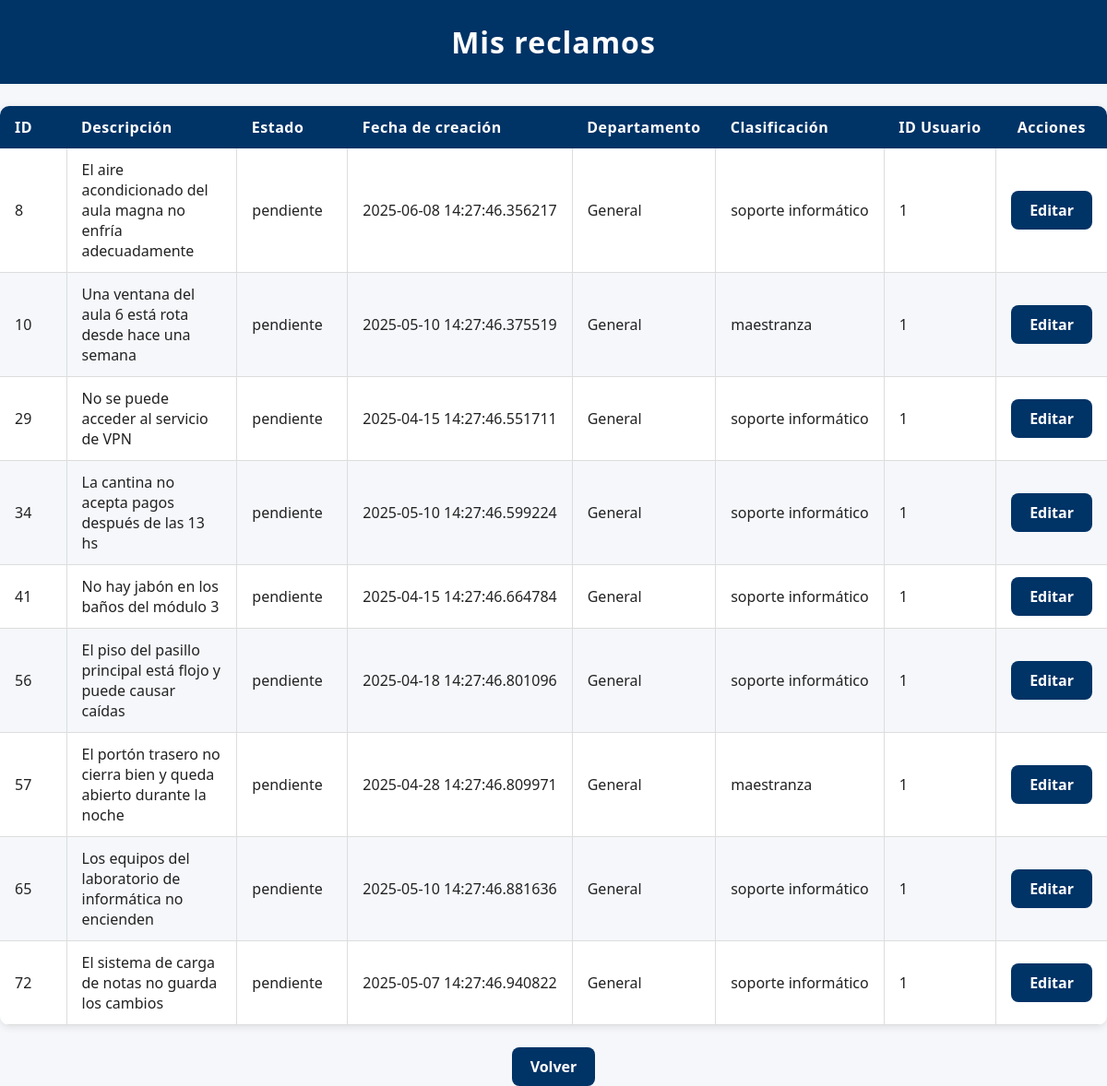
/mis_reclamos (signed in), run on an earlier commit of the app's database.
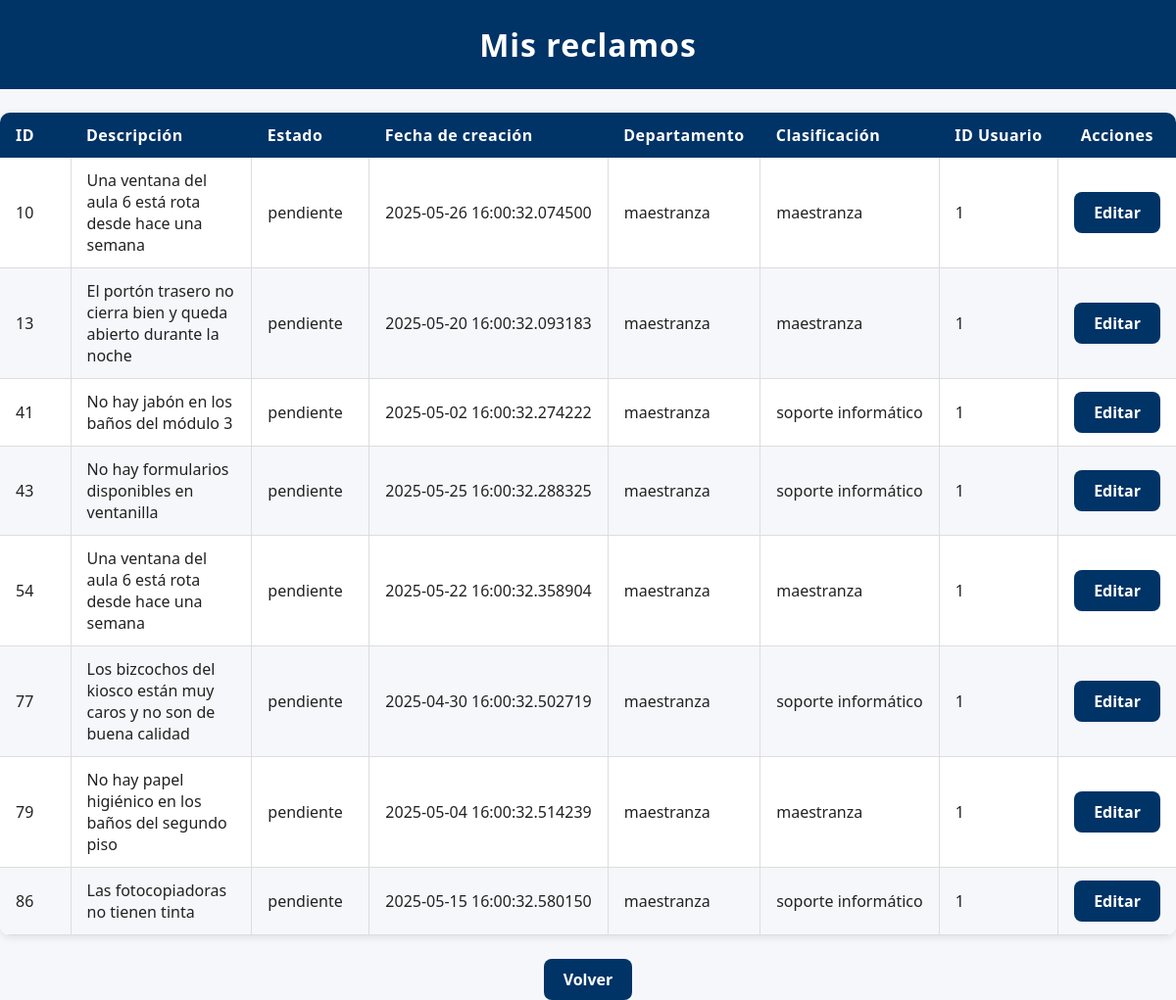
And on a later commit of the database.
### modules/modelos.py (models this page shows)
class Base(DeclarativeBase):
    pass

class ModeloReclamo(Base):
    __tablename__ = 'reclamos'
    id = Column(Integer, primary_key=True)
    estado = Column(String, default="pendiente")
    fecha_hora = Column(DateTime, default=datetime.utcnow)
    contenido = Column(String)
    usuario_id = Column(Integer, ForeignKey('usuarios.id'))
    departamento = Column(String)
    clasificacion = Column(String)
    cantidad_adherentes = Column(Integer, default=1) #Se contabiliza como adherente el usuario que crea el reclamo
    tiempo_estimado = Column(Integer,default=0) #Solo se cambia cuando el reclamo pasa de pendiente -->en proceso
    usuarios = relationship(
        "ModeloUsuario",
        secondary=usuarios_reclamos,
        back_populates="reclamos"
    )
    usuario = relationship("ModeloUsuario", foreign_keys=[usuario_id], backref="reclamos_creados")

### server.py (the view)
@app.route('/mis_reclamos')
@login_required
def mis_reclamos():
    reclamos = repo_reclamos.obtener_todos_los_registros(current_user.id)
    return render_template('mis_reclamos.html', usuario=current_user, reclamos=reclamos)

### modules/login.py (called while the page is built)
    @property
    def is_authenticated(self):
        return True

### modules/repositorio.py (called while the page is built)
    def obtener_registro_por_filtro(self, campo, valor, campo2=None, valor2=None):
        query = self.__session.query(ModeloUsuario).filter(getattr(ModeloUsuario, campo) == valor)
        if campo2 and valor2:
            query = query.filter(getattr(ModeloUsuario, campo2) == valor2)
        modelo = query.first()
        if modelo:
            return self.__map_modelo_a_entidad(modelo)
        return None

    def __map_modelo_a_entidad(self, modelo: ModeloUsuario):
        return Usuario(
            nombre=modelo.nombre,
            apellido=modelo.apellido,
            email=modelo.email,
            nombre_de_usuario=modelo.nombre_de_usuario,
            contraseña=modelo.contraseña,
            rol=modelo.rol,
            claustro=modelo.claustro,
            id=modelo.id
        )

    def obtener_todos_los_registros(self, usuario_id):
        return self.__session.query(ModeloReclamo).filter_by(usuario_id=usuario_id).all()

### modules/usuarios.py (called while the page is built)
    @property
    def nombre(self):
        return self.__nombre

    @property
    def apellido(self):
        return self.__apellido

    @property
    def rol(self):
        return self.__rol

### templates/mis_reclamos.html (shortened to what this page needs)
<!DOCTYPE html>
<html lang="es">
<head>
    <link rel="stylesheet" href="{{ url_for('static', filename='style.css') }}">
</head>
<body>
    <h1>Mis reclamos</h1>
    <table>
        <thead>
            <tr>
                <th class="col-id">ID</th>
                <th class="col-descripcion">Descripción</th>
                <th class="col-estado">Estado</th>
                <th class="col-fecha">Fecha de creación</th>
                <th class="col-departamento">Departamento</th>
                <th class="col-clasificacion">Clasificación</th>
                <th class="col-usuario">ID Usuario</th>
                <th class="col-acciones">Acciones</th>
            </tr>
        </thead>
        <tbody>
            {% for reclamo in reclamos %}
                <tr>
                    <td class="col-id">{{ reclamo.id }}</td>
                    <td class="col-descripcion">{{ reclamo.contenido }}</td>
                    <td class="col-estado">{{ reclamo.estado }}</td>
                    <td class="col-fecha">{{ reclamo.fecha_hora }}</td>
                    <td class="col-departamento">{{ reclamo.departamento }}</td>
                    <td class="col-clasificacion">{{ reclamo.clasificacion }}</td>
                    <td class="col-usuario">{{ reclamo.usuario_id }}</td>
                    <td class="col-acciones">
                        <a href="{{ url_for('editar_reclamo', reclamo_id=reclamo.id) }}" class="enlace-boton">Editar</a>
                    </td>
                </tr>
            {% endfor %}
        </tbody>
    </table>
    <div style="text-align:center; margin-top: 20px;">
        <a href="{{ url_for('inicio') }}" class="enlace-boton">Volver</a>
    </div>
</body>
</html>

What changed in the data, as far as the page shows it:
no longer on this page (row edited): ModeloReclamo: id "8", contenido "El aire acondicionado del aula magna no enfría adecuadamente", estado "pendiente", fecha_hora "2025-06-08 14:27:46.356217", departamento "General", clasificacion "soporte informático", usuario_id "1"
no longer on this page (row edited): ModeloReclamo: id "29", contenido "No se puede acceder al servicio de VPN", estado "pendiente", fecha_hora "2025-04-15 14:27:46.551711", departamento "General", clasificacion "soporte informático", usuario_id "1"
no longer on this page (row edited): ModeloReclamo: id "34", contenido "La cantina no acepta pagos después de las 13 hs", estado "pendiente", fecha_hora "2025-05-10 14:27:46.599224", departamento "General", clasificacion "soporte informático", usuario_id "1"
no longer on this page (row edited): ModeloReclamo: id "56", contenido "El piso del pasillo principal está flojo y puede causar caídas", estado "pendiente", fecha_hora "2025-04-18 14:27:46.801096", departamento "General", clasificacion "soporte informático", usuario_id "1"
no longer on this page (row edited): ModeloReclamo: id "57", contenido "El portón trasero no cierra bien y queda abierto durante la noche", estado "pendiente", fecha_hora "2025-04-28 14:27:46.809971", departamento "General", clasificacion "maestranza", usuario_id "1"
no longer on this page (row edited): ModeloReclamo: id "65", contenido "Los equipos del laboratorio de informática no encienden", estado "pendiente", fecha_hora "2025-05-10 14:27:46.881636", departamento "General", clasificacion "soporte informático", usuario_id "1"
no longer on this page (row edited): ModeloReclamo: id "72", contenido "El sistema de carga de notas no guarda los cambios", estado "pendiente", fecha_hora "2025-05-07 14:27:46.940822", departamento "General", clasificacion "soporte informático", usuario_id "1"
changed ModeloReclamo id 10: fecha_hora "2025-05-10 14:27:46.375519" → "2025-05-26 16:00:32.074500"; departamento "General" → "maestranza"
now on this page (row edited): ModeloReclamo: id "13", contenido "El portón trasero no cierra bien y queda abierto durante la noche", estado "pendiente", fecha_hora "2025-05-20 16:00:32.093183", departamento "maestranza", clasificacion "maestranza", usuario_id "1"
changed ModeloReclamo "No hay jabón en los baños del módulo 3": fecha_hora "2025-04-15 14:27:46.664784" → "2025-05-02 16:00:32.274222"; departamento "General" → "maestranza"
now on this page (row edited): ModeloReclamo: id "43", contenido "No hay formularios disponibles en ventanilla", estado "pendiente", fecha_hora "2025-05-25 16:00:32.288325", departamento "maestranza", clasificacion "soporte informático", usuario_id "1"
now on this page (row edited): ModeloReclamo: id "54", contenido "Una ventana del aula 6 está rota desde hace una semana", estado "pendiente", fecha_hora "2025-05-22 16:00:32.358904", departamento "maestranza", clasificacion "maestranza", usuario_id "1"
now on this page (row edited): ModeloReclamo: id "77", contenido "Los bizcochos del kiosco están muy caros y no son de buena calidad", estado "pendiente", fecha_hora "2025-04-30 16:00:32.502719", departamento "maestranza", clasificacion "soporte informático", usuario_id "1"
now on this page (row edited): ModeloReclamo: id "79", contenido "No hay papel higiénico en los baños del segundo piso", estado "pendiente", fecha_hora "2025-05-04 16:00:32.514239", departamento "maestranza", clasificacion "maestranza", usuario_id "1"
now on this page (row edited): ModeloReclamo: id "86", contenido "Las fotocopiadoras no tienen tinta", estado "pendiente", fecha_hora "2025-05-15 16:00:32.580150", departamento "maestranza", clasificacion "soporte informático", usuario_id "1"
